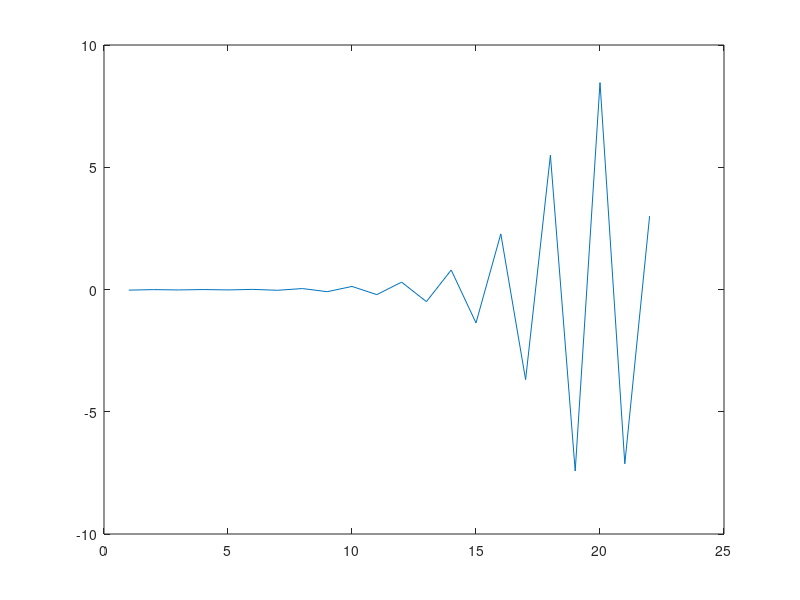

This figure's MATLAB source:
PointData=[-4.25 -0.86;
    -4.2433696 -0.84163463;
    -4.2301059 -0.82736713
    -4.2045102 -0.81022358;
    -4.1609836 -0.78776914;
    -4.1149497 -0.76848233;
    -4.0619631 -0.75022006;
    -4.0002766 -0.73098207;
    -3.9361169 -0.71247947;
    -3.8466312 -0.68906379;
    -3.7757561 -0.67214936;
    -3.6955552 -0.65355361;
    -3.6014352 -0.63305801;
    -3.5060582 -0.61331832;
    -3.4079154 -0.5935216;
    -3.301528 -0.57324749;
    -3.1910446 -0.55269537;
    -3.0996954 -0.53620505;
    -2.99897841 -0.51841462;
    -2.8941016 -0.5004012;
    -2.7809644 -0.48136303
    -2.6896918 -0.46631342;
    -2.6170125 -0.45432958;
    -2.5283842 -0.44025692;
    -2.4457848 -0.42714942;
    -2.3648608 -0.4143562;
    -2.2826445 -0.40175346;
    -2.201365 -0.38929427;
    -2.115325 -0.37610537];
PointData(:,1)=PointData(:,1)-(-4.25);
PointData(:,2)=PointData(:,2)-(-0.86);

nn=length(PointData(:,1));
PointX=PointData(2:nn,1);
PointY=PointData(2:nn,2);

PointA=[-2.10921 -0.699441]'-[-4.25 -0.86]';
k_zita=PointA(2)/PointA(1);

zita=0.07586201:0.1:2.2;
mm=length(zita);

C=zeros(nn-1,mm);
for i=1:nn-1
   for j=1:mm
       
%        theta=atan((PointY(i)-k_zita*zita(j))/(PointX(i)-zita(j)));
%        if (PointX(i)-zita(j))<0
%            theta=theta+pi;
%        end
       
      tt=atan((PointY(i)-k_zita*zita(j))/(PointX(i)-zita(j)));
      if (PointX(i)-zita(j))<0
          tt=tt+pi;
      end
      
      if (PointX(i)-zita(j))>0 &&(PointY(i)-k_zita*zita(j))<0
          tt=tt+2*pi;
      end
      
      C(i,j)=tt;
     %C(i,j)=theta;
   end
end

m=(C'*C)^-1*C'*PointY;
plot(m)